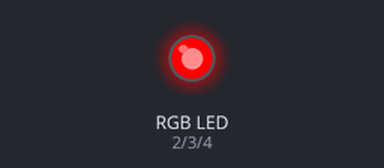
The sketch below on a simulated Arduino Uno, built with avr-gcc and run on an emulated ATmega328P. Parts: an RGB LED mixed from three pins (HIGH = lit). Dim RGB values are drawn brighter than linear.

Above: at 0.05 s.
At 1.2 s:
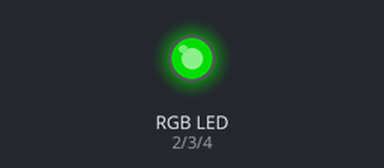
At 1.75 s:
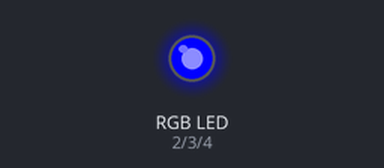
At 2.35 s:
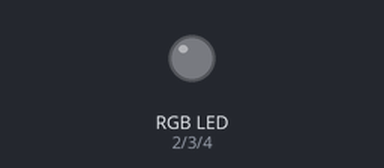
Timing chart, 0 to 5.5 s (numbered marks = the images above):
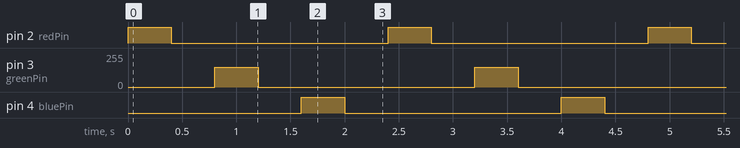

Measured:
- by itself, pin 2 (redPin), pin 4 (bluePin): alternates HIGH for 0.40 s and LOW for 2.0 s
- by itself, pin 3 (greenPin): alternates 150/255 for 0.40 s and 0/255 for 2.0 s

The sketch:

multi-led.ino
```cpp
int redPin = 2;
int greenPin = 3;
int bluePin = 4;
int delaySecs = 400;

void setup() {
  // put your setup code here, to run once:
  pinMode(redPin, OUTPUT);
  pinMode(greenPin, OUTPUT);
  pinMode(bluePin, OUTPUT);
}

void loop() {
  // put your main code here, to run repeatedly:
  analogWrite(redPin, 150);
  delay(delaySecs);

  digitalWrite(redPin, LOW);
  delay(delaySecs);

  // GREEN LED
  analogWrite(greenPin, 150);
  delay(delaySecs);

  digitalWrite(greenPin, LOW);
  delay(delaySecs);

  // BLUE LED
  analogWrite(bluePin, 150);
  delay(delaySecs);

  digitalWrite(bluePin, LOW);
  delay(delaySecs);
}
```
